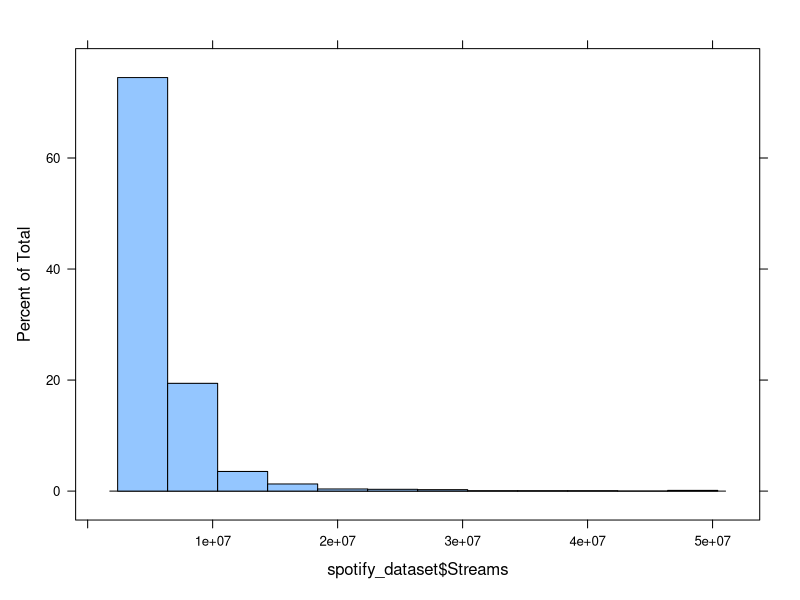
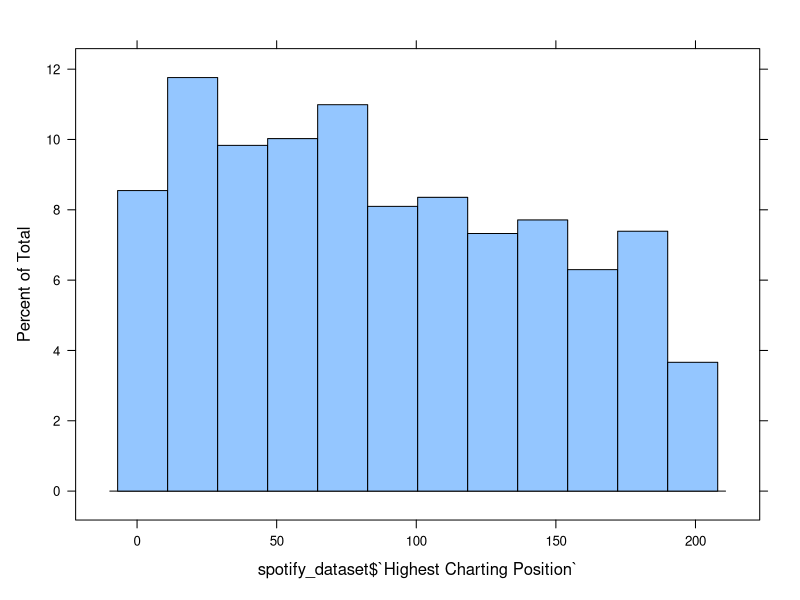

The R source for these figures, in order: (Note: this script raises an error after producing the figures.)
setwd("~/DAEN Info/OR568/Project_preliminary") #set directory to folder containing data

library(readr)


# decided to use spotify data 

install.packages("dplyr")
library(dplyr)
install.packages("lattice")
library(lattice)
install.packages("caret")
library(caret)

spotify_dataset <- read_csv(file = "spotify_dataset.csv")

summary(spotify_dataset)

colnames(spotify_dataset)

streams <- spotify_dataset$Streams

histogram(spotify_dataset$Streams)
histogram(spotify_dataset$`Highest Charting Position`)

#Remove rows with na

SPFY <- na.omit(spotify_dataset)

## Copied hw.R file from a previous class STAT515 for pretty graphs

#source("C:/Users/jeani/OneDrive/Documents/DAEN Schoolwork/STAT515 FallII 2020/Module 1/hw.R")

ggplot(SPFY, aes(x = Streams, y = SPFY$`Highest Charting Position`)) +
  geom_point(
    shape = 21,
    fill = "blue",
    color = "black",
    size = 3
  ) +
  labs(x = "Streams",
       title = "Highest Charting Position by Streams") + hw
# This graph might be more visible without the very high stream values
# it seems unusual that there are songs with very high streams but are not high on the chart position

ggplot(SPFY, aes(x = `Artist Followers`, y = `Highest Charting Position`)) +
  geom_point(
    shape = 21,
    fill = "blue",
    color = "black",
    size = 3
  ) +
  labs(x = "Artist Followers",
       title = "Highest Charting Position by Streams") + hw

histogram(SPFY$Popularity)
histogram(SPFY$Tempo)
histogram(SPFY$Danceability)
histogram(SPFY$Streams)
histogram(SPFY$`Artist Followers`)
histogram(SPFY$Energy)
histogram(SPFY$Loudness)
histogram(SPFY$Speechiness)
histogram(SPFY$Acousticness)
histogram(SPFY$Liveness)
histogram(SPFY$`Duration (ms)`)
histogram(SPFY$Valence)
histogram(SPFY$`Number of Times Charted`)

#remove non-numeric columns and index column
numSpotify_dataset <- na.omit(spotify_dataset[,-c(1,4,5,7,9,10,11,12,23)])

Predictors <- numSpotify_dataset[,-1]


TransPredictors <- as.data.frame(scale(Predictors), center = TRUE, scale = TRUE)
HiCharPosit <- na.omit(numSpotify_dataset$`Highest Charting Position`)

summary(HiCharPosit)

histogram(TransNumSpDs$Speechiness)
# can't tell a difference in the transformation

#split the data
#start with a partition designation
set.seed(1)
trainingRows <- createDataPartition(HiCharPosit, p = 0.8, list = FALSE)
head(trainingRows)
tail(trainingRows)

#subset into training and test for predictors and highest charting position
trainPredictors <- TransPredictors[trainingRows, ]
trainHiCharPosit <- HiCharPosit[trainingRows]
testPredictors <- TransPredictors[-trainingRows,]
testHiCharPosit <- HiCharPosit[-trainingRows]

### Copied code from course reference R files

featurePlot(trainPredictors, trainHiCharPosit, 
            between = list(x = 1, y = 1), type = c("g", "p", "smooth"), labels = rep("", 2))

# Figure 6.4  PCA 
solPCA <- prcomp(trainPredictors, center = TRUE, scale. = TRUE)
percentVariancePCA = solPCA$sd^2/sum(solPCA$sd^2)*100
plot(percentVariancePCA, xlab="Components", ylab="Percentage of Total Variance",
     type="l", main="Scree Plot of PCA Analysis")

corrplot(cor(trainPredictors), order = "hclust", tl.cex = .8)



### Section 6.2 Linear Regression

## Use simple linear regression with all predictors 

lmFitAllPredictors = lm(trainHiCharPosit ~ . , data = trainPredictors)
summary(lmFitAllPredictors)

lmFitStreams = lm(trainHiCharPosit ~trainPredictors$Streams, data = trainPredictors)
summary(lmFitStreams)

lmFitNumTimesChar = lm(trainHiCharPosit ~trainPredictors$'Number of Times Charted', 
                       data = trainPredictors)
summary(lmFitNumTimesChar)
#Rsquared values are very bad.

